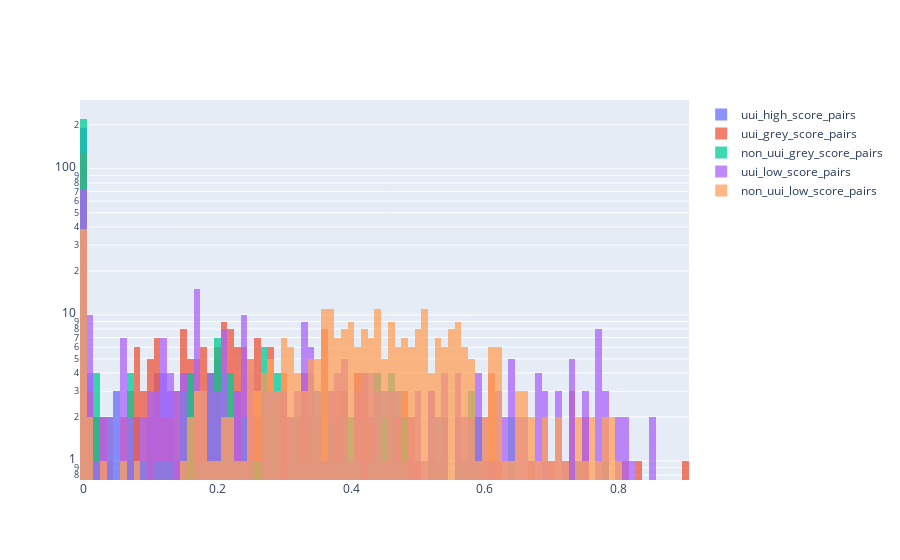

Here is the notebook cell this chart was saved with:
### Code cell
axis = 'markov_cos_dis'
bins = 100

x1=sample_df[sample_df['label']=='uui_high_score_pairs'][axis].values
x2=sample_df[sample_df['label']=='uui_grey_score_pairs'][axis].values
x3=sample_df[sample_df['label']=='non_uui_grey_score_pairs'][axis].values
x4=sample_df[sample_df['label']=='uui_low_score_pairs'][axis].values
x5=sample_df[sample_df['label']=='non_uui_low_score_pairs'][axis].values

fig = go.Figure()
fig.add_trace(go.Histogram(x=x1, nbinsx=bins, name="uui_high_score_pairs"))
fig.add_trace(go.Histogram(x=x2, nbinsx=bins, name="uui_grey_score_pairs"))
fig.add_trace(go.Histogram(x=x3, nbinsx=bins, name="non_uui_grey_score_pairs"))
fig.add_trace(go.Histogram(x=x4, nbinsx=bins, name="uui_low_score_pairs"))
fig.add_trace(go.Histogram(x=x5, nbinsx=bins, name="non_uui_low_score_pairs"))

# Overlay both histograms
fig.update_layout(barmode='overlay',  yaxis_type="log")

# Reduce opacity to see both histograms
fig.update_traces(opacity=0.75)
fig.show()

### Figure 1 — Plotly figure (JSON) as saved in the notebook; plotly's stock layout.template omitted (floating-point values rounded to 4 significant figures; data arrays with more than 128 entries replaced by an {"elided": "..."} marker saying what was removed)
{"data": [{"name": "uui_high_score_pairs", "nbinsx": 100, "opacity": 0.75, "type": "histogram", "x": {"elided": "329 float values"}}, {"name": "uui_grey_score_pairs", "nbinsx": 100, "opacity": 0.75, "type": "histogram", "x": {"elided": "329 float values"}}, {"name": "non_uui_grey_score_pairs", "nbinsx": 100, "opacity": 0.75, "type": "histogram", "x": {"elided": "329 float values"}}, {"name": "uui_low_score_pairs", "nbinsx": 100, "opacity": 0.75, "type": "histogram", "x": {"elided": "329 float values"}}, {"name": "non_uui_low_score_pairs", "nbinsx": 100, "opacity": 0.75, "type": "histogram", "x": {"elided": "329 float values"}}], "layout": {"barmode": "overlay", "yaxis": {"type": "log"}}}
